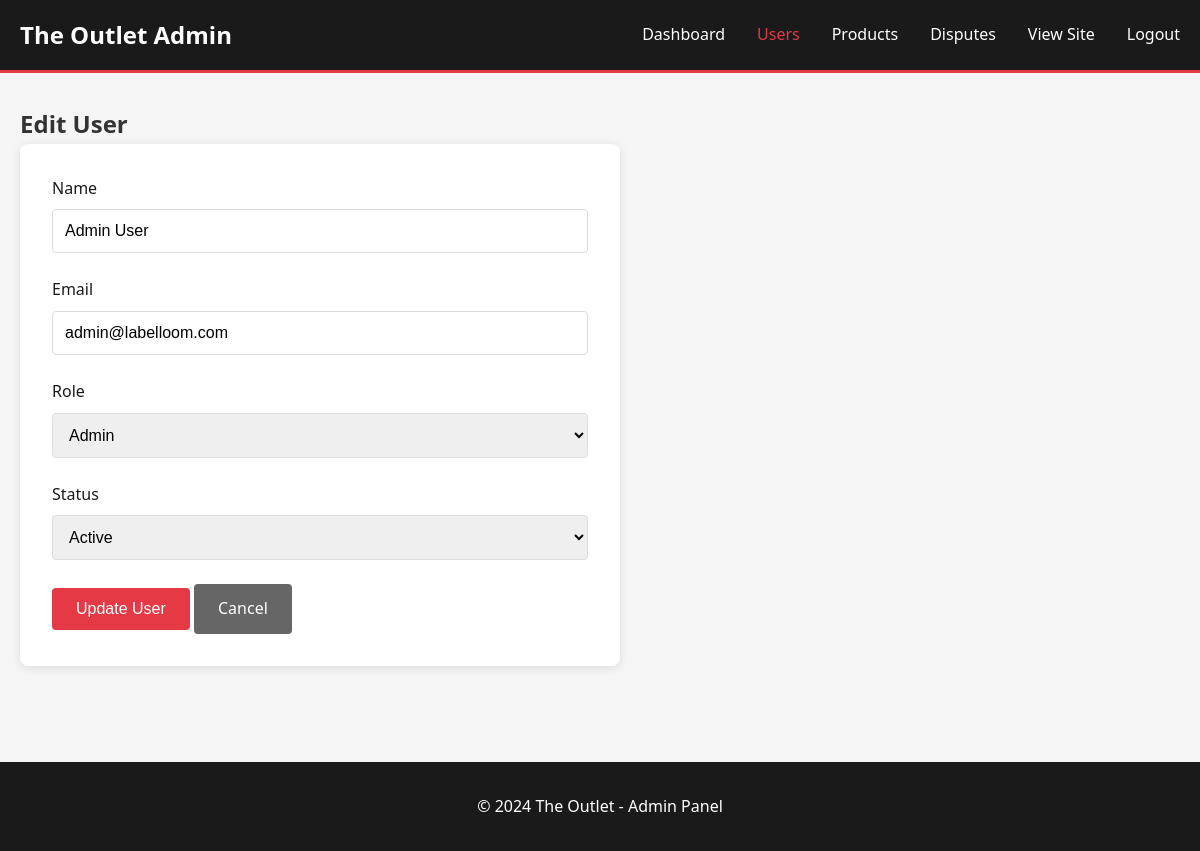
/admin/edit_user.php?id=1 (signed in), run on the app's committed database.
### tables this page shows
CREATE TABLE users (
    user_id INT AUTO_INCREMENT PRIMARY KEY,
    name VARCHAR(100) NOT NULL,
    email VARCHAR(100) UNIQUE NOT NULL,
    password VARCHAR(255) NOT NULL,
    role ENUM('buyer', 'seller', 'moderator', 'admin') DEFAULT 'buyer',
    status ENUM('active', 'suspended') DEFAULT 'active',
    created_at TIMESTAMP DEFAULT CURRENT_TIMESTAMP,
    updated_at TIMESTAMP DEFAULT CURRENT_TIMESTAMP ON UPDATE CURRENT_TIMESTAMP
);

### admin/edit_user.php (the view, shortened to what this page needs)
<?php
include '../config.php';
$user_id = isset($_GET['id']) ? intval($_GET['id']) : 0;
$query = "SELECT * FROM users WHERE user_id = $user_id";
$result = $conn->query($query);
$user = $result->fetch_assoc();
$success = '';
?>
<!DOCTYPE html>
<html lang="en">
<head>
    <link rel="stylesheet" href="../css/style.css">
    <link rel="stylesheet" href="../css/admin.css">
</head>
<body>
    <nav class="admin-navbar">
        <div class="container">
            <div class="nav-brand">
                <a href="index.php">The Outlet Admin</a>
            </div>
            <ul class="nav-menu">
                <li><a href="index.php">Dashboard</a></li>
                <li><a href="manage_users.php" class="active">Users</a></li>
                <li><a href="manage_products.php">Products</a></li>
                <li><a href="disputes.php">Disputes</a></li>
                <li><a href="../index.php">View Site</a></li>
                <li><a href="../logout.php">Logout</a></li>
            </ul>
        </div>
    </nav>
    <section class="admin-section">
        <div class="container">
            <h1>Edit User</h1>
            <?php if ($success): ?>
                <div class="alert alert-success"><?php echo $success; ?></div>
                <p><a href="manage_users.php">Return to users list</a></p>
            <?php else: ?>
            <form method="POST" action="edit_user.php?id=<?php echo $user_id; ?>" class="admin-form">
                <div class="form-group">
                    <label for="name">Name</label>
                    <input type="text" id="name" name="name" value="<?php echo htmlspecialchars($user['name']); ?>" required>
                </div>
                <div class="form-group">
                    <label for="email">Email</label>
                    <input type="email" id="email" name="email" value="<?php echo htmlspecialchars($user['email']); ?>" required>
                </div>
                <div class="form-group">
                    <label for="role">Role</label>
                    <select id="role" name="role" required>
                        <option value="admin" <?php echo $user['role'] == 'admin' ? 'selected' : ''; ?>>Admin</option>
                    </select>
                </div>
                <div class="form-group">
                    <label for="status">Status</label>
                    <select id="status" name="status" required>
                        <option value="active" <?php echo $user['status'] == 'active' ? 'selected' : ''; ?>>Active</option>
                    </select>
                </div>
                <button type="submit" class="btn btn-primary">Update User</button>
                <a href="manage_users.php" class="btn btn-secondary">Cancel</a>
            </form>
            <?php endif; ?>
        </div>
    </section>
    <footer class="footer">
        <div class="container">
            <p>&copy; 2024 The Outlet - Admin Panel</p>
        </div>
    </footer>
</body>
</html>

### css/style.css (style rules this page uses)
* { margin: 0; padding: 0; box-sizing: border-box; }
body { font-family: 'Segoe UI', Tahoma, Geneva, Verdana, sans-serif; line-height: 1.6; color: #333; background-color: #f5f5f5; overflow-x: hidden; }
.container { max-width: 1200px; margin: 0 auto; padding: 0 20px; }
.nav-brand a { color: #fff; text-decoration: none; font-size: 1.5rem; font-weight: bold; }
.nav-menu { display: flex; list-style: none; gap: 2rem; }
.nav-menu a { color: #fff; text-decoration: none; transition: color 0.3s; }
.nav-menu a:hover, .nav-menu a.active { color: #e63946; }
.btn { display: inline-block; padding: 0.75rem 1.5rem; border: none; border-radius: 4px; font-size: 1rem; font-weight: 500; text-decoration: none; cursor: pointer; transition: background-color 0.3s; text-align: center; }
.btn-primary { background-color: #e63946; color: #fff; }
.btn-secondary { background-color: #666; color: #fff; }
.form-group { margin-bottom: 1.5rem; }
.form-group label { display: block; margin-bottom: 0.5rem; font-weight: 500; color: #333; }
.form-group input, .form-group select, .form-group textarea { width: 100%; padding: 0.75rem; border: 1px solid #ddd; border-radius: 4px; font-size: 1rem; }
.footer { background-color: #1a1a1a; color: #fff; padding: 2rem 0; text-align: center; margin-top: 4rem; }

### css/admin.css (style rules this page uses)
.admin-navbar { background-color: #1a1a1a; color: #fff; padding: 1rem 0; position: sticky; top: 0; z-index: 1000; border-bottom: 3px solid #e63946; }
.admin-navbar .container { display: flex; justify-content: space-between; align-items: center; }
.admin-navbar .nav-brand a { color: #fff; text-decoration: none; font-size: 1.5rem; font-weight: bold; }
.admin-navbar .nav-menu a:hover, .admin-navbar .nav-menu a.active { color: #e63946; }
.admin-section { padding: 2rem 0; }
.admin-form { max-width: 600px; background: #fff; padding: 2rem; border-radius: 8px; box-shadow: 0 2px 10px rgba(0,0,0,0.1); }
.admin-form .form-group { margin-bottom: 1.5rem; }
.admin-form label { display: block; margin-bottom: 0.5rem; font-weight: 500; color: #1a1a1a; }
.admin-form input, .admin-form select, .admin-form textarea { width: 100%; padding: 0.75rem; border: 1px solid #ddd; border-radius: 4px; font-size: 1rem; }

### data on the page
users: name "Admin User", email "admin@labelloom.com", role "Admin", status "Active"
